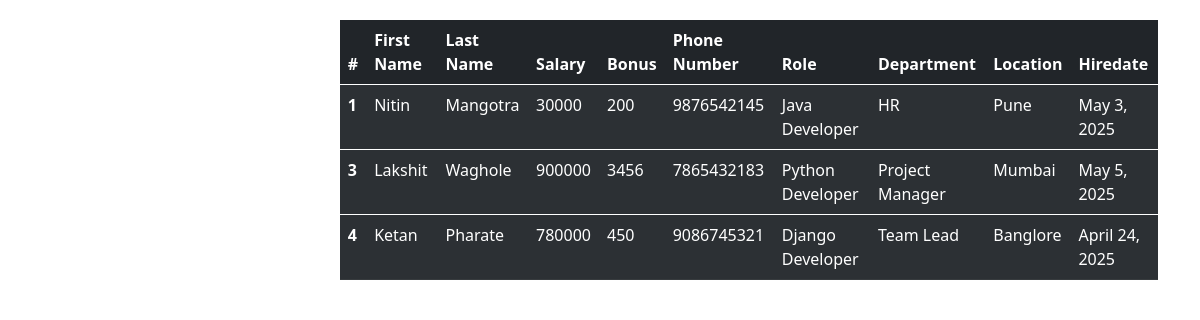
The app's page /all_emp with its own data.
### emp_app/models.py (models this page shows, shortened)
class Employee(models.Model):
    first_name = models.CharField(max_length=100,null=False)
    last_name = models.CharField(max_length=100)
    dept = models.ForeignKey(Department, on_delete=models.CASCADE)
    salary = models.IntegerField(default=0)
    bonus = models.IntegerField(default=0)
    role = models.ForeignKey(Role, on_delete=models.CASCADE)
    phone = models.IntegerField(default=0)
    hire_date = models.DateField()
    def __str__(self):
        return "%s" "%s" "%s" %(self.first_name,self.last_name,self.phone)

class Role(models.Model):
    name = models.CharField(max_length=100, null=False)

class Department(models.Model):
    name = models.CharField(max_length=100,null=False)
    location = models.CharField(max_length=100)

### emp_app/views.py (the view)
# urls.py: path('all_emp', views.all_emp, name = 'all_emp'),
def all_emp(request):
    emps = Employee.objects.all()
    context = {
        'emps' : emps
    }
    print(context)
    return render(request, 'view_all_emp.html', context)

### emp_app/templates/view_all_emp.html (shortened to what this page needs)
{% load static %}
<!DOCTYPE html>
<html lang="en">
<head>
    <link href="https://cdn.jsdelivr.net/npm/bootstrap@5.0.2/dist/css/bootstrap.min.css" rel="stylesheet">
    <link rel="stylesheet" href="{% static 'sri.css' %}" type="text/css">
</head>
<body>
    <div class="container">
        <h1>All Employee Details</h1>
    <table class="table table-dark table-striped">
        <thead>
          <tr>
            <th scope="col">#</th>
            <th scope="col">First Name</th>
            <th scope="col">Last Name</th>
            <th scope="col">Salary</th>
            <th scope="col">Bonus</th>
            <th scope="col">Phone Number</th>
            <th scope="col">Role</th>
            <th scope="col">Department</th>
            <th scope="col">Location</th>
            <th scope="col">Hiredate</th>
          </tr>
        </thead>
        {% for emp in emps %}
        <tbody>
          <tr>
            <th scope="row">{{emp.id}}</th>
            <td>{{emp.first_name}}</td>
            <td>{{emp.last_name}}</td>
            <td>{{emp.salary}}</td>
            <td>{{emp.bonus}}</td>
            <td>{{emp.phone}}</td>
            <td>{{emp.role.name}}</td>
            <td>{{emp.dept.name}}</td>
            <td>{{emp.dept.location}}</td>
            <td>{{emp.hire_date}}</td>
          </tr>
        </tbody>
        {% endfor %}
      </table>
      </div>
</body>
</html>

### emp_app/static/sri.css (style rules this page uses)
body { background-image: url('https://static.vecteezy.com/system/resources/previews/012/508/651/non_2x/young-people-raising-hand-to-ask-question-at-team-training-curious-black-employee-or-conference-seminar-participant-vote-as-volunteer-at-group-office-meeting-with-multiracial-diverse-businesspeople-free-photo.jpg'); margin:20px; }
.container h1 { color: white; margin: 10px; }
.container { display: flex; justify-content:left; }

### records on screen
Employee: id "1", first_name "Nitin", last_name "Mangotra", salary "30000", bonus "200", phone "9876542145", role.name "Java Developer", dept.name "HR", dept.location "Pune", hire_date "May 3, 2025"
Employee: id "3", first_name "Lakshit", last_name "Waghole", salary "900000", bonus "3456", phone "7865432183", role.name "Python Developer", dept.name "Project Manager", dept.location "Mumbai", hire_date "May 5, 2025"
Employee: id "4", first_name "Ketan", last_name "Pharate", salary "780000", bonus "450", phone "9086745321", role.name "Django Developer", dept.name "Team Lead", dept.location "Banglore", hire_date "April 24, 2025"
